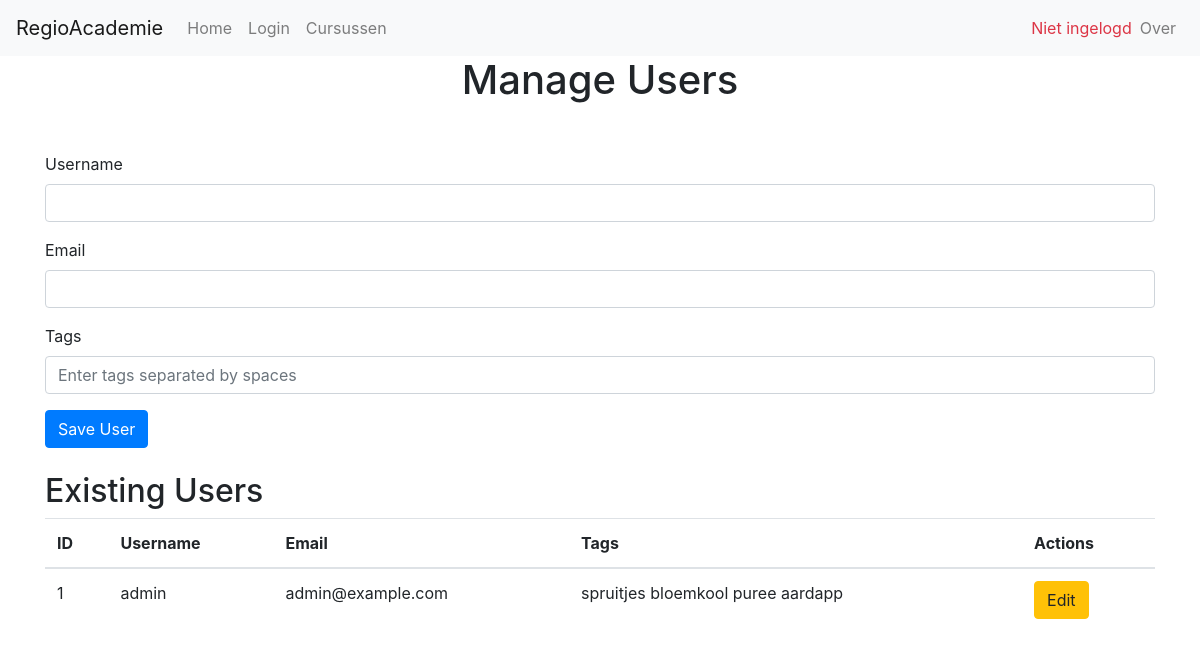
Before: /manage_users with the older database file.
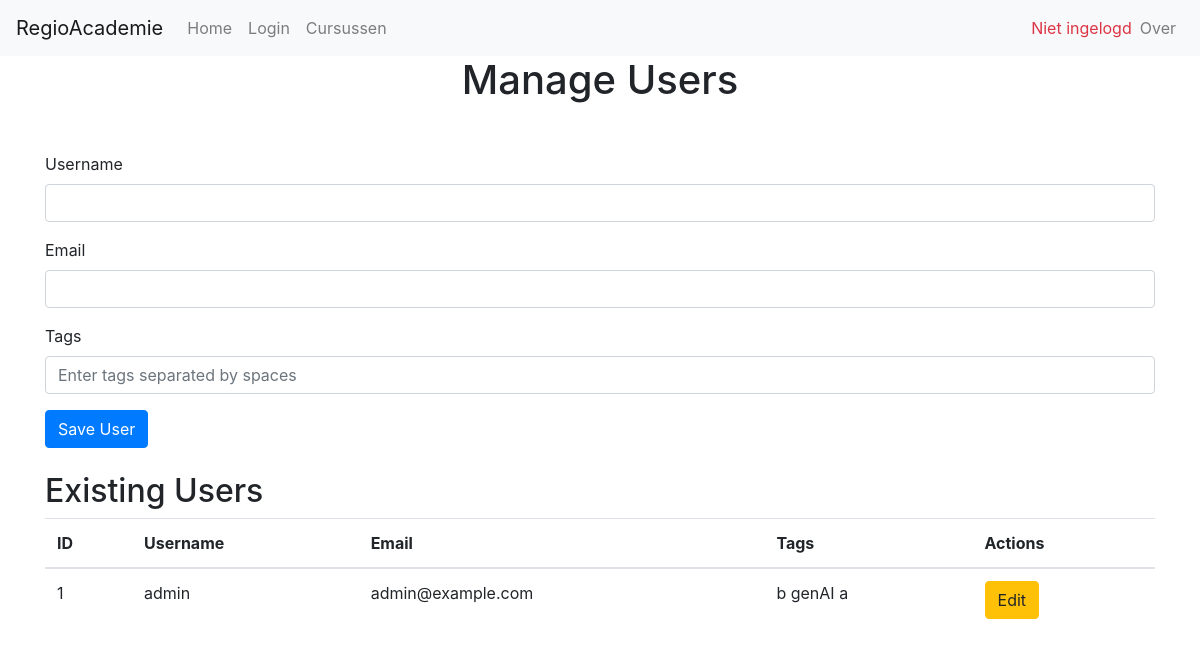
After: the same page with the newer database file.
### src/models.py (models this page shows, shortened)
class User(db.Model):
    __tablename__ = 'users'
    id = db.Column(db.Integer, primary_key=True)
    username = db.Column(db.String(50), unique=True, nullable=False)
    email = db.Column(db.String(120), unique=True, nullable=False)
    password_hash = db.Column(db.String(128))  # Store hashed passwords
    tags = db.Column(db.String(255))  # New field for tags
    created_at = db.Column(db.DateTime, default=db.func.current_timestamp())
    updated_at = db.Column(db.DateTime, default=db.func.current_timestamp(), onupdate=db.func.current_timestamp())

### app.py (the view, shortened to what this page needs)
@app.route('/manage_users', methods=['GET', 'POST'])
def manage_users():
    users = User.query.all()
    return render_template('manage_users.html', users=users)

### templates/manage_users.html (shortened to what this page needs)
{% extends "base.html" %}
{% block content %}
<h1 class="text-center mb-5">Manage Users</h1>
<form method="POST" class="mb-4">
    <div class="mb-3">
        <label for="username" class="form-label">Username</label>
        <input type="text" class="form-control" name="username" id="username" required>
    </div>
    <div class="mb-3">
        <label for="email" class="form-label">Email</label>
        <input type="email" class="form-control" name="email" id="email" required>
    </div>
    <div class="form-group">
        <label for="tags">Tags</label>
        <input type="text" class="form-control" id="tags" name="tags" placeholder="Enter tags separated by spaces">
    </div>
    <button type="submit" class="btn btn-primary">Save User</button>
</form>
<h2>Existing Users</h2>
<table class="table">
    <thead>
        <tr>
            <th>ID</th>
            <th>Username</th>
            <th>Email</th>
            <th>Tags</th>
            <th>Actions</th>
        </tr>
    </thead>
    <tbody>
        {% for user in users %}
        <tr>
            <td>{{ user.id }}</td>
            <td>{{ user.username }}</td>
            <td>{{ user.email }}</td>
            <td>{{ user.tags }}</td>
            <td>
                <button class="btn btn-warning" onclick="editUser({{ user.id }}, '{{ user.username }}', '{{ user.email }}', '{{ user.tags }}')">Edit</button>
            </td>
        </tr>
        {% endfor %}
    </tbody>
</table>
{% endblock %}

### templates/base.html (shortened to what this page needs)
<!DOCTYPE html>
<html lang="nl">
<head>
    <link rel="stylesheet" href="https://stackpath.bootstrapcdn.com/bootstrap/4.5.2/css/bootstrap.min.css">
</head>
<body>
    <nav class="navbar navbar-expand-lg navbar-light bg-light">
        <a class="navbar-brand" href="/">RegioAcademie</a>
        <div class="collapse navbar-collapse">
            <ul class="navbar-nav mr-auto">
                <li class="nav-item">
                    <a class="nav-link" href="/">Home</a>
                </li>
                {% if not session.username %}
                <li class="nav-item">
                    <a class="nav-link" href="/login">Login</a>
                </li>
                {% endif %}
                <li class="nav-item">
                    <a class="nav-link" href="/courses">Cursussen</a>
                </li>
            </ul>
            <ul class="navbar-nav">
                {% if session.username %}
                    <li class="nav-item">
                        <span class="navbar-text">Welkom, {{ session.username }}!</span>
                    </li>
                    <li class="nav-item">
                        <a class="nav-link" href="{{ url_for('logout') }}">Uitloggen</a>
                    </li>
                {% else %}
                    <li class="nav-item">
                        <span class="navbar-text text-danger">Niet ingelogd</span>
                    </li>
                {% endif %}
            </ul>
            <ul class="navbar-nav">
                <li class="nav-item">
                    <a class="nav-link" href="/about">Over</a>
                </li>
            </ul>
        </div>
    </nav>
    <div class="container">
        {% block content %}{% endblock %}
    </div>
</body>
</html>

Changed rows visible on the page:
changed User "admin": tags "spruitjes bloemkool puree aardapp" → "b genAI a"
